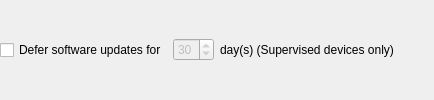
        <widget class="QWidget" name="widget" native="true">
         <layout class="QHBoxLayout" name="horizontalLayout_8">
          <property name="leftMargin">
           <number>0</number>
          </property>
          <property name="topMargin">
           <number>0</number>
          </property>
          <property name="rightMargin">
           <number>0</number>
          </property>
          <property name="bottomMargin">
           <number>0</number>
          </property>
          <item>
           <widget class="QCheckBox" name="forceDelayedSoftwareUpdates">
            <property name="text">
             <string>Defer software updates for</string>
            </property>
            <property name="checked">
             <bool>false</bool>
            </property>
           </widget>
          </item>
          <item>
           <widget class="QSpinBox" name="enforcedSoftwareUpdateDelay">
            <property name="enabled">
             <bool>false</bool>
            </property>
            <property name="minimum">
             <number>1</number>
            </property>
            <property name="maximum">
             <number>90</number>
            </property>
            <property name="value">
             <number>30</number>
            </property>
            <property name="displayIntegerBase">
             <number>10</number>
            </property>
           </widget>
          </item>
          <item>
           <widget class="QLabel" name="label_5">
            <property name="text">
             <string>day(s) (Supervised devices only)</string>
            </property>
           </widget>
          </item>
          <item>
           <spacer name="horizontalSpacer_9">
            <property name="orientation">
             <enum>Qt::Horizontal</enum>
            </property>
            <property name="sizeHint" stdset="0">
             <size>
              <width>40</width>
              <height>20</height>
             </size>
            </property>
           </spacer>
          </item>
         </layout>
        </widget>
